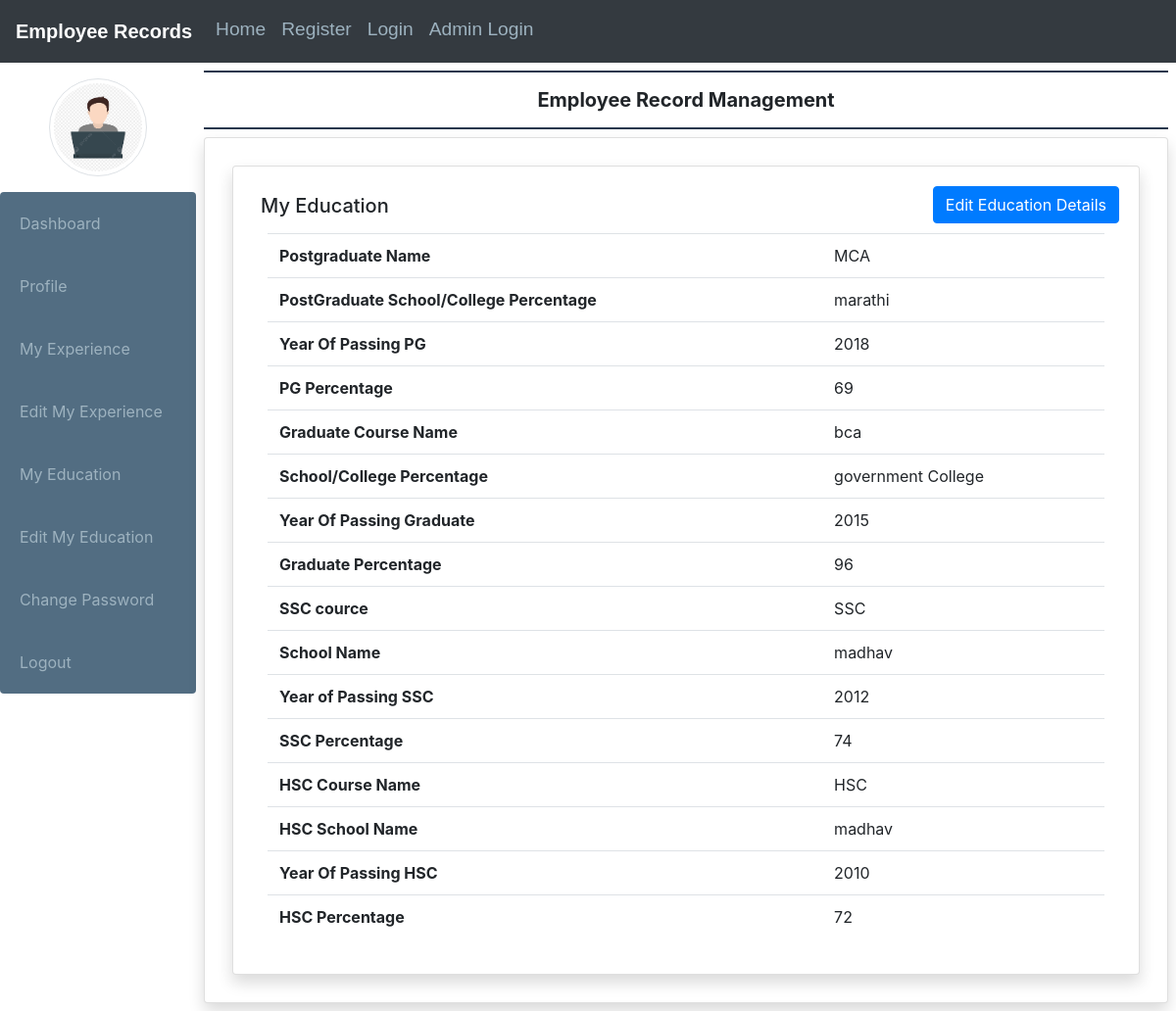
Page /education/ (signed in) on the committed database.
### employee/models.py (models this page shows, shortened)
class EmployeeEducation(models.Model):
    user = models.ForeignKey(User, on_delete=models.CASCADE)
    pgcourse = models.CharField(max_length=50,null=True)
    schoolclgpg = models.CharField(max_length=50,null=True)
    yearofpassing = models.CharField(max_length=20,null=True)
    percentagepg = models.CharField(max_length=15,null=True)
    gracourse = models.CharField(max_length=50,null=True)
    schoolclggra = models.CharField(max_length=50,null=True)
    yearofpassinggra = models.CharField(max_length=20,null=True)
    percentagegra = models.CharField(max_length=15,null=True)
    ssccourse = models.CharField(max_length=50,null=True)
    schoolclgssc = models.CharField(max_length=50,null=True)
    yearofpassingssc = models.CharField(max_length=20,null=True)
    percentagessc = models.CharField(max_length=15,null=True)
    hsccourse = models.CharField(max_length=50,null=True)
    schoolclghsc = models.CharField(max_length=50,null=True)
    yearofpassinghsc = models.CharField(max_length=20,null=True)
    percentagehsc = models.CharField(max_length=15,null=True)

### employee/views.py (the view)
# urls.py: path('education/',education, name='education'),
def education(request):
    user = request.user
    edu = EmployeeEducation.objects.get(user=user)
    return render(request, 'education.html',locals())

### employee/templates/education.html
{% extends 'emp_base.html' %}
{% block main %}
<div class="card shadow m-2">
    <div class="card-body">
        <a href="{% url 'edit_education' %}" class="btn btn-primary float-right">Edit Education Details</a>
        <h5 class="p-2" style="border-bottom: 2px">My Education</h5>
        <div class="container-fluid" >
            <table class="table table-border">
                <tr>
                    <th>Postgraduate Name</th>
                    <td>{{edu.pgcourse}}</td>
                </tr>
                <tr>
                    <th>PostGraduate School/College Percentage</th>
                    <td>{{edu.schoolclgpg}}</td>
                </tr>
                <tr>
                    <th>Year Of Passing PG</th>
                    <td>{{edu.yearofpassing}}</td>
                </tr>
                <tr>
                    <th>PG Percentage</th>
                    <td>{{edu.percentagepg}}</td>
                </tr>
                <tr>
                    <th>Graduate Course Name</th>
                    <td>{{edu.gracourse}}</td>
                </tr>
                <tr>
                    <th>School/College Percentage</th>
                    <td>{{edu.schoolclggra}}</td>
                </tr>
                <tr>
                    <th>Year Of Passing Graduate</th>
                    <td>{{edu.yearofpassinggra}}</td>
                </tr>
                <tr>
                    <th>Graduate Percentage</th>
                    <td>{{edu.percentagegra}}</td>
                </tr>
                <tr>
                    <th>SSC cource</th>
                    <td>{{edu.ssccourse}}</td>
                </tr>
                <tr>
                    <th>School Name</th>
                    <td>{{edu.schoolclgssc}}</td>
                </tr>
                <tr>
                    <th>Year of Passing SSC</th>
                    <td>{{edu.yearofpassingssc}}</td>
                </tr>
                <tr>
                    <th>SSC Percentage</th>
                    <td>{{edu.percentagessc}}</td>
                </tr>
                <tr>
                    <th>HSC Course Name</th>
                    <td>{{edu.hsccourse}}</td>
                </tr>
                <tr>
                    <th>HSC School Name</th>
                    <td>{{edu.schoolclghsc}}</td>
                </tr>
                <tr>
                    <th>Year Of Passing HSC</th>
                    <td>{{edu.yearofpassinghsc}}</td>
                </tr>
                <tr>
                    <th>HSC Percentage</th>
                    <td>{{edu.percentagehsc}}</td>
                </tr>
            </table>
        </div>
    </div>
</div>
{% endblock %}

### rows in the picture
EmployeeEducation: pgcourse "MCA", schoolclgpg "marathi", yearofpassing "2018", percentagepg "69", gracourse "bca", schoolclggra "government College", yearofpassinggra "2015", percentagegra "96", ssccourse "SSC", schoolclgssc "madhav", yearofpassingssc "2012", percentagessc "74", hsccourse "HSC", schoolclghsc "madhav", yearofpassinghsc "2010", percentagehsc "72"
